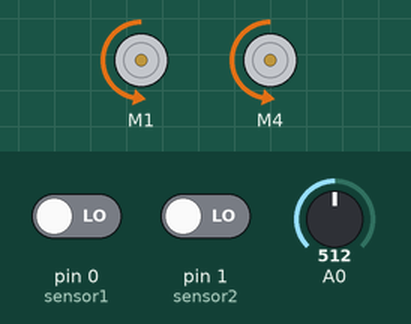
Recording of a sketch running on a simulated Arduino Uno, built with avr-gcc and run on an emulated ATmega328P. On the bench: 2 × DC motor (green arrow = forward, orange = backward, longer = faster). The inputs (shaded band) are chosen by the test bench; at power-on: A0 = 512, pin 0 (sensor1) LOW, pin 1 (sensor2) LOW.

Above: at 1.2 s.
1.3 s: A0 set to 716
At 2.0 s:
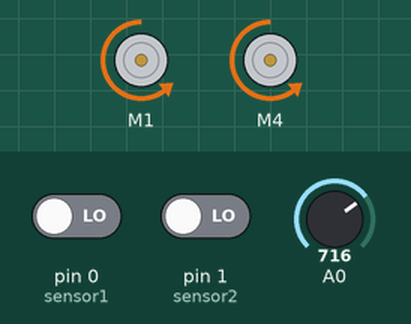
2.8 s: pin 0 (sensor1) driven HIGH
At 3.2 s:
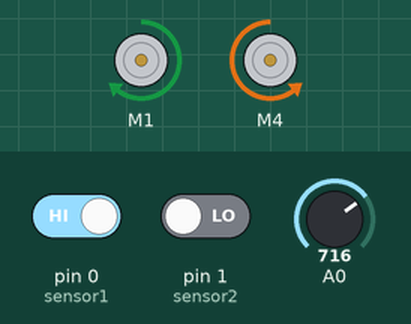
4.3 s: pin 1 (sensor2) driven HIGH
At 5.5 s:
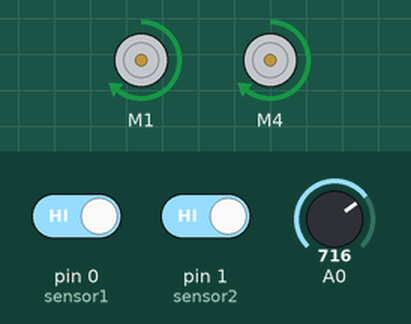
5.8 s: A0 set to 900
At 6.6 s:
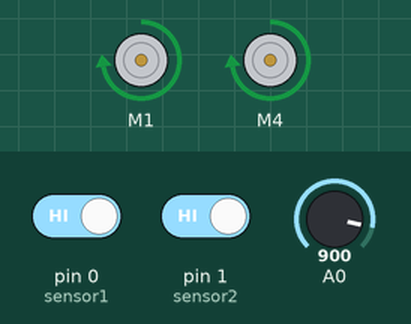
7.3 s: pin 0 (sensor1) driven LOW
At 7.8 s:
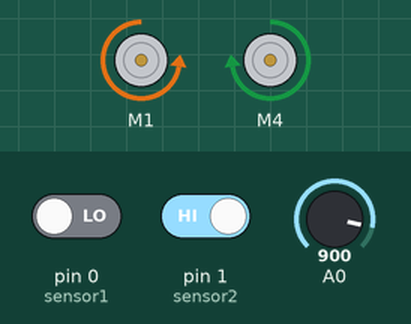
8.8 s: pin 1 (sensor2) driven LOW
At 10.1 s:
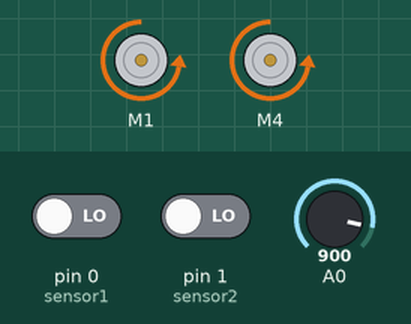
Timing chart, 0 to 11.3 s (numbered marks = the images above; inputs shaded):
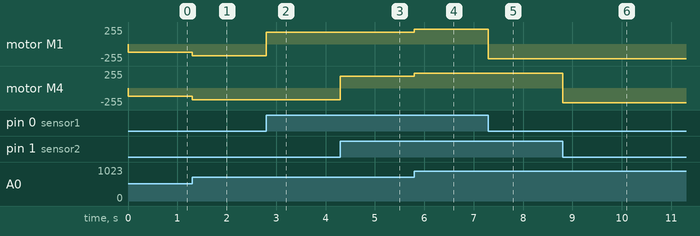

The sketch:

motor_shield_line_follow_robot.ino
```cpp
#include <AFMotor.h>

AF_DCMotor leftmotor(1);
AF_DCMotor rightmotor(4);

#define sensor1 0
#define sensor2 1

int robolinefollow1;
int robolinefollow2;

void setup() {

  pinMode(sensor1 , INPUT);
  pinMode(sensor2 ,INPUT);


}
void loop() {

  int potValue = analogRead(A0);
  int i =  map(potValue,0,1023,0,255);

 leftmotor.setSpeed(i);
 rightmotor.setSpeed(i);

 robolinefollow1 = digitalRead(sensor1);
  if( robolinefollow1 == HIGH)
{
  leftmotor.run(FORWARD);

}
 else{

 leftmotor.run(BACKWARD);

}
 robolinefollow2 = digitalRead(sensor2);
if( robolinefollow2 == HIGH)
{

 rightmotor.run(FORWARD);

  }
else{

 rightmotor.run(BACKWARD);

}
}
```

Measured:
- after the input at 1.3 s, motor M1, motor M4: backward 127/255 → backward 178/255 at once
- after the input at 2.8 s, motor M1: backward 178/255 → forward 178/255 at once
- after the input at 4.3 s, motor M4: backward 178/255 → forward 178/255 at once
- after the input at 5.8 s, motor M1, motor M4: forward 178/255 → forward 224/255 at once
- after the input at 7.3 s, motor M1: forward 224/255 → backward 224/255 at once
- after the input at 8.8 s, motor M4: forward 224/255 → backward 224/255 at once
